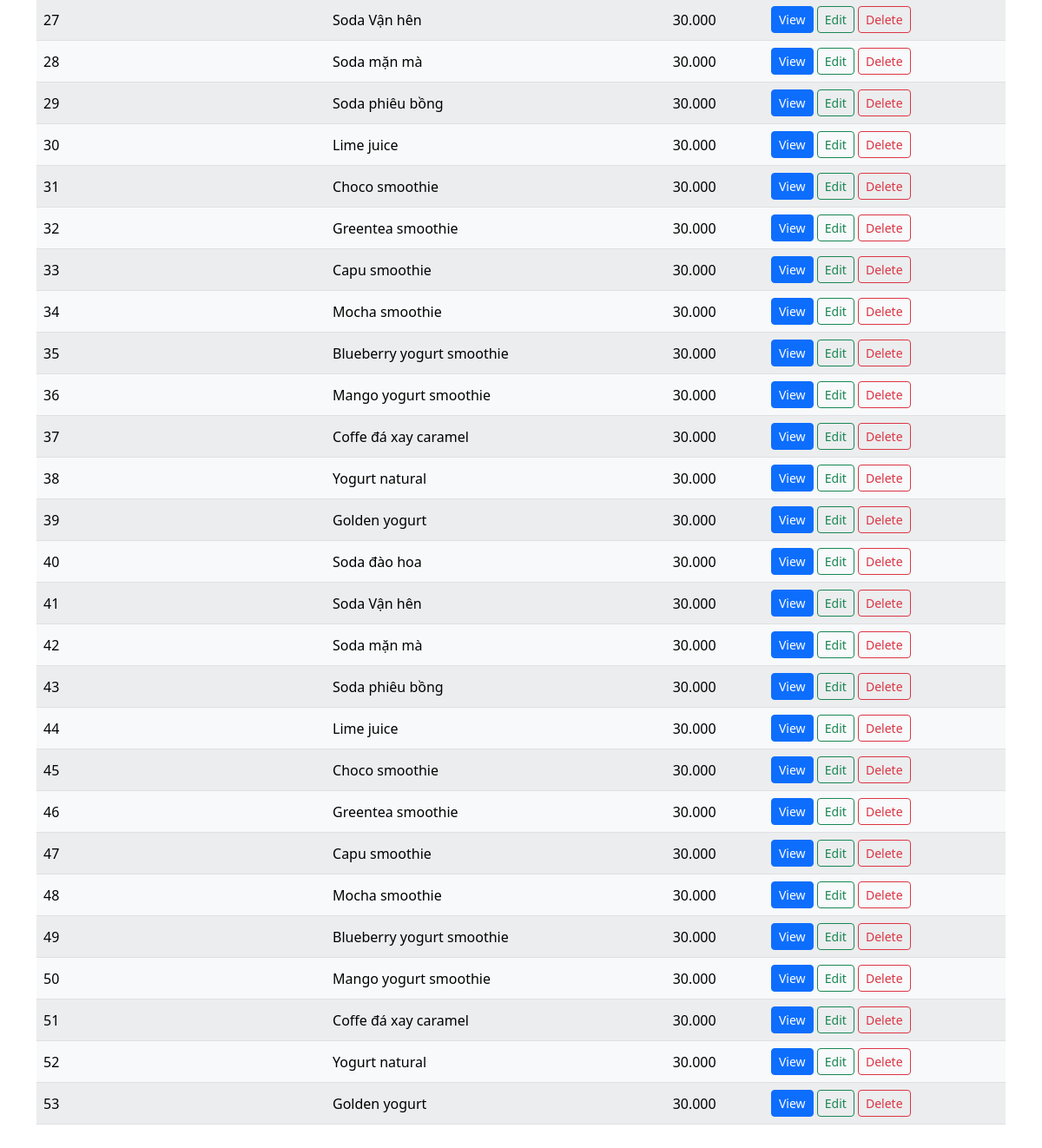
Before: /product.php (lower part) with the older database file.
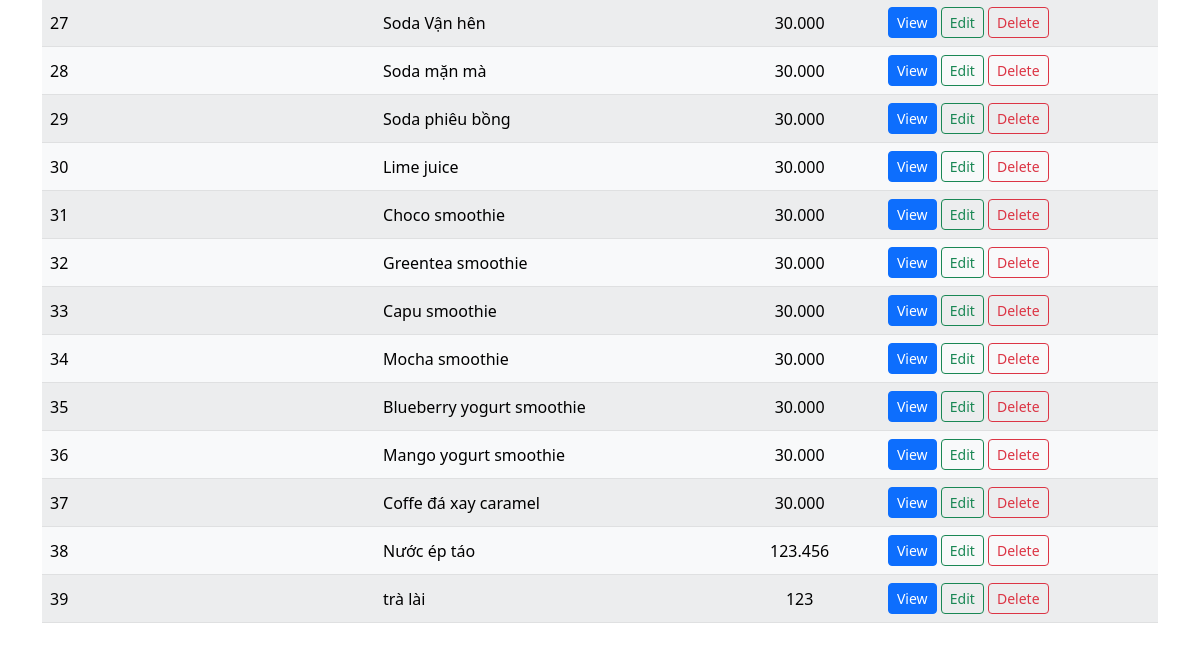
After: the same page with the newer database file.
### tables this page shows
CREATE TABLE `product` (
  `p_id` int(100) NOT NULL COMMENT 'id sản phẩm',
  `p_name` varchar(255) NOT NULL COMMENT 'tên sản phẩm ',
  `p_price` int(255) NOT NULL COMMENT 'giá sản phẩm'
);

### product.php (the view, shortened to what this page needs)
<!DOCTYPE html>
<html lang="en">
<head>
    <?php
    include("conn_db.php");
    include("head.php");
    ?>
</head>
<body>
    <div class="container pt-5">
        <table class="mt-5 table rounded-5 table-light table-striped table-hover align-middle caption-top mb-5">
            <?php
            $query = "SELECT * FROM product";
            $result = $mysqli->query($query);
            ?>
            <tbody>
                <?php $i = 1;
                while ($row = $result->fetch_array()) { ?>
                    <tr>
                        <td>
                            <?php echo $i++; ?>
                        </td>
                        <td class="w-25"></td>
                        <td>
                            <?php echo $row["p_name"]; ?>
                        </td>
                        <td class="text-center">
                            <?php echo number_format($row["p_price"], "0", ",", "."); ?>
                        </td>
                        <td><a href="product_view.php?p_id=<?php echo $row["p_id"] ?>"
                                class="btn btn-sm btn-primary">View</a>
                            <a href="product_edit.php?p_id=<?php echo $row["p_id"] ?>"
                                class="btn btn-sm btn-outline-success">Edit</a>
                            <a href="product_delete.php?p_id=<?php echo $row["p_id"] ?>"
                                class="btn btn-sm btn-outline-danger">Delete</a>
                        </td>
                    </tr>
                <?php } ?>
            </tbody>
        </table>
    </div>
</body>
</html>

### head.php (shortened to what this page needs)
<link href="https://cdn.jsdelivr.net/npm/bootstrap@5.3.0-alpha3/dist/css/bootstrap.min.css" rel="stylesheet">

Changed rows visible on the page:
removed product: p_name "Yogurt natural", p_price "30.000"
removed product: p_name "Golden yogurt", p_price "30.000"
removed product: p_name "Soda đào hoa", p_price "30.000"
removed product: p_name "Soda Vận hên", p_price "30.000"
removed product: p_name "Soda mặn mà", p_price "30.000"
removed product: p_name "Soda phiêu bồng", p_price "30.000"
removed product: p_name "Lime juice", p_price "30.000"
removed product: p_name "Choco smoothie", p_price "30.000"
removed product: p_name "Greentea smoothie", p_price "30.000"
removed product: p_name "Capu smoothie", p_price "30.000"
removed product: p_name "Mocha smoothie", p_price "30.000"
removed product: p_name "Blueberry yogurt smoothie", p_price "30.000"
removed product: p_name "Mango yogurt smoothie", p_price "30.000"
removed product: p_name "Coffe đá xay caramel", p_price "30.000"
removed product: p_name "Yogurt natural", p_price "30.000"
removed product: p_name "Golden yogurt", p_price "30.000"
added product: p_name "Nước ép táo", p_price "123.456"
added product: p_name "trà lài", p_price "123"
